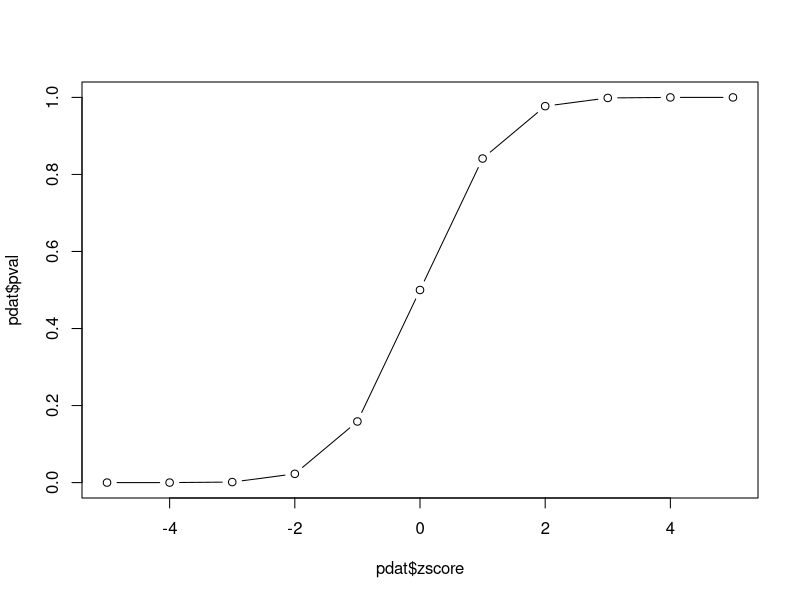
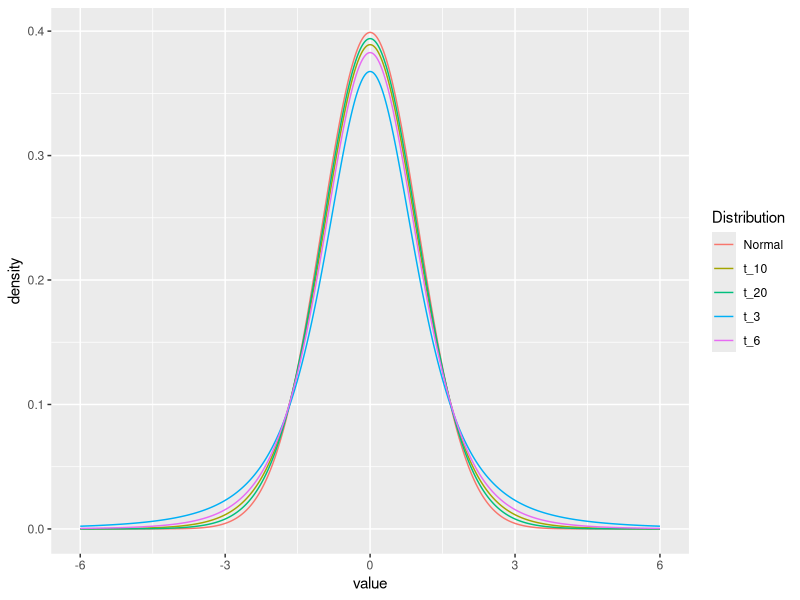
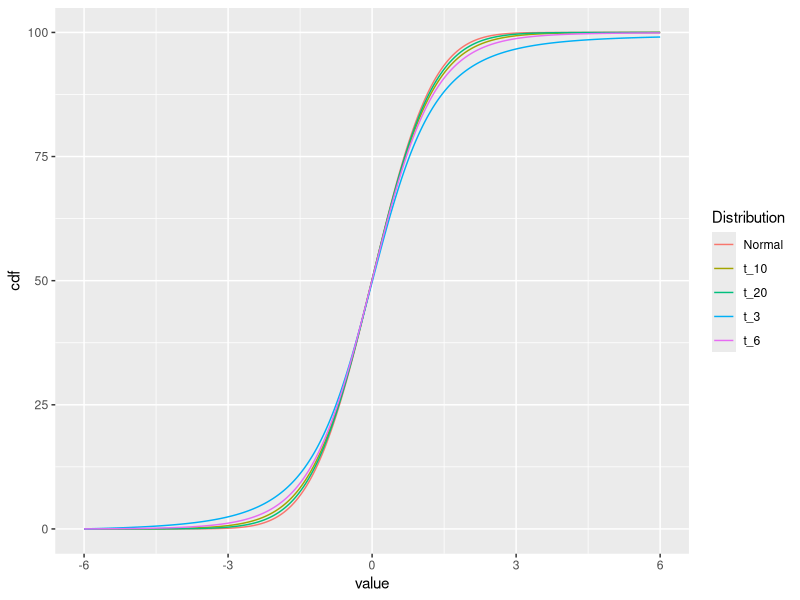
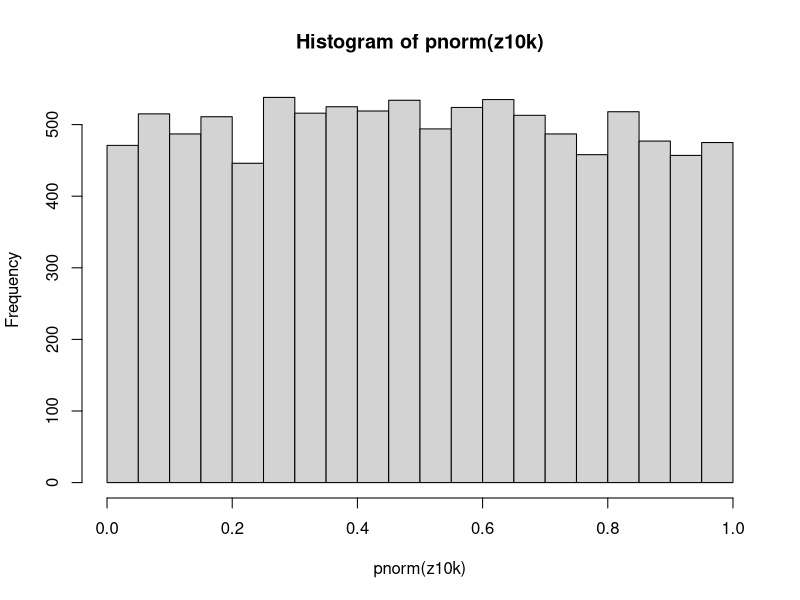
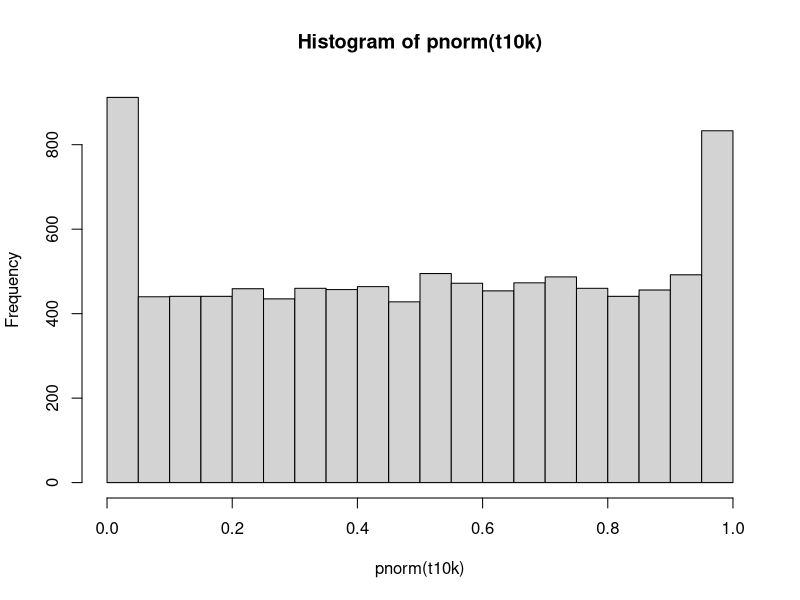
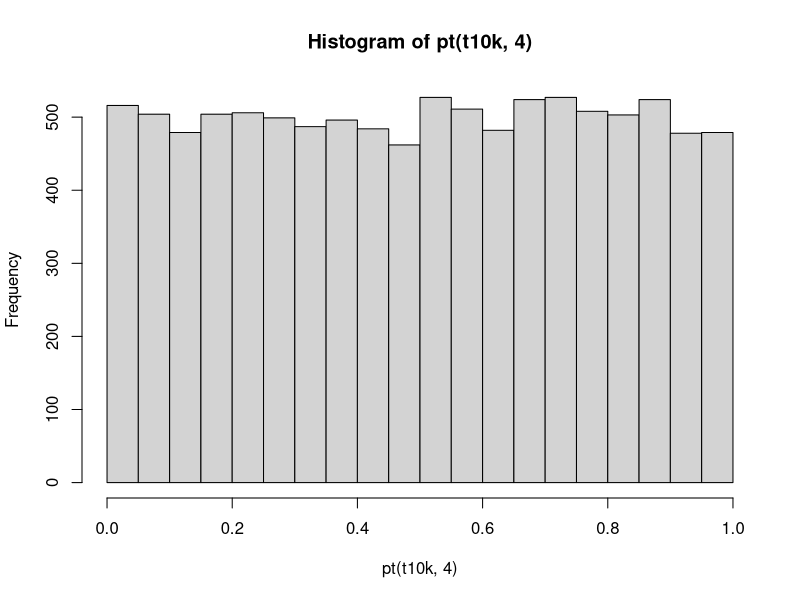
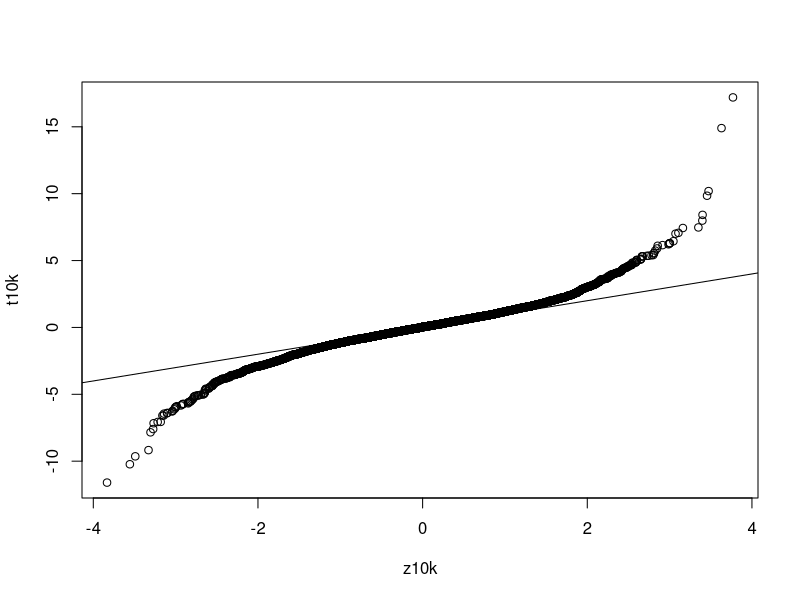

The R source for these figures, in order:
## ---- chunk 1
zscore <- seq(-5, 5, 1)
## ---- chunk 2
pdat <- data.frame(
    zscore = zscore,
    pval   = pnorm(zscore, 0, 1)
)
pdat
## ---- chunk 3
plot(pdat$zscore, pdat$pval, type = 'b')
## ---- chunk 4
twosidedpnorm <- function(x, mu = 0, sd = 1) {
    2 * pnorm(abs(x), mu, sd, lower.tail = FALSE)
}
## ---- chunk 5
twosidedpnorm(2)
twosidedpnorm(3)
## ---- chunk 6
library(dplyr)
library(ggplot2)
t_values <- seq(-6, 6, 0.01)
tdens <- data.frame(
    value  = t_values,
    t_3    = dt(t_values, 3),
    t_6    = dt(t_values, 6),
    t_10   = dt(t_values, 10),
    t_20   = dt(t_values, 20),
    Normal = dnorm(t_values)
) |>
    tidyr::pivot_longer(-value, names_to = "Distribution", values_to = "density")
ggplot(tdens, aes(x = value, y = density, color = Distribution)) +
    geom_line()
## ---- chunk 7
tcdf <- tdens |>
    group_by(Distribution) |>
    arrange(value) |>
    mutate(cdf = cumsum(density))
ggplot(tcdf, aes(x = value, y = cdf, color = Distribution)) +
    geom_line()
## ---- chunk 8
set.seed(5432)
samp <- rnorm(5, mean = 0.5)
z <- sqrt(length(samp)) * mean(samp)  # simplifying assumption: sigma = 1, mu = 0
## ---- chunk 9
pnorm(z, lower.tail = FALSE)
## ---- chunk 10
ts <- sqrt(length(samp)) * mean(samp) / sd(samp)
pnorm(ts, lower.tail = FALSE)                      # wrong: treats the estimate as known
pt(ts, df = length(samp) - 1, lower.tail = FALSE)  # right: accounts for the estimate
## ---- chunk 11
zf <- function(n) {
    samp <- rnorm(n)
    sqrt(length(samp)) * mean(samp) / 1  # simplifying assumption: sigma = 1, mu = 0
}
## ---- chunk 12
zf(5)
## ---- chunk 13
z10k <- replicate(10000, zf(5))
hist(pnorm(z10k))
## ---- chunk 14
tf <- function(n) {
    samp <- rnorm(n)
    # use the sample standard deviation, since we "don't know" the population one
    sqrt(length(samp)) * mean(samp) / sd(samp)
}
## ---- chunk 15
t10k <- replicate(10000, tf(5))
hist(pnorm(t10k))
## ---- chunk 16
hist(pt(t10k, 4))
## ---- chunk 17
qqplot(z10k, t10k)
abline(0, 1)
## ---- chunk 18
x <- rnorm(20, 1)
# small sample: just the first 5 values
t.test(x[1:5])
## ---- chunk 19
t.test(x[1:20])
## ---- chunk 20
x <- rnorm(10, 0.5)
y <- rnorm(10, -0.5)
t.test(x, y)
## ---- chunk 21
tdat <- data.frame(
    value = c(x, y),
    group = as.factor(rep(c('g1', 'g2'), each = 10))
)
tdat
## ---- chunk 22
t.test(value ~ group, data = tdat)
## ---- chunk 23
t.test(value ~ group, data = tdat, var.equal = TRUE)
## ---- chunk 24
res <- lm(value ~ group, data = tdat)
summary(res)
## ---- chunk 25
power.t.test(n = 5, delta = 1, sd = 1, sig.level = 0.05)
## ---- chunk 26
power.t.test(n = 5, delta = 1, sd = 1,
             sig.level = 0.05, type = 'one.sample')$power
## ---- chunk 27
names(power.t.test(n = 5, delta = 1, sd = 1,
             sig.level = 0.05, type = 'one.sample'))
# or
str(power.t.test(n = 5, delta = 1, sd = 1,
             sig.level = 0.05, type = 'one.sample'))
## ---- chunk 28
power.t.test(delta = 1, sd = 1, sig.level = 0.05, power = 0.8, type = "one.sample")
## ---- chunk 29
sim_t_test_pval <- function(n = 5, delta = 1, sd = 1, sig.level = 0.05) {
    x <- rnorm(n, delta, sd)
    t.test(x)$p.value <= sig.level
}
pow <- mean(replicate(1000, sim_t_test_pval()))
pow
## ---- chunk 30
power.t.test(n = 5, delta = 1, sd = 1, sig.level = 0.05, type = 'one.sample')$power
mean(replicate(1000, sim_t_test_pval(n = 5, delta = 1, sd = 1, sig.level = 0.05)))
## ---- chunk 31
   twosidedpnorm(1.96)
## ---- chunk 32
   2 * pt(2.5, df = 4,  lower.tail = FALSE)
   2 * pt(2.5, df = 30, lower.tail = FALSE)
## ---- chunk 33
   set.seed(11)
   before <- rnorm(8, 10, 2)
   after  <- before + rnorm(8, 1, 0.5)  # a real, consistent bump per patient
## ---- chunk 34
   t.test(after, before, paired = TRUE)
   t.test(after, before, paired = FALSE)
## ---- chunk 35
   power.t.test(delta = 0.5,  sd = 1, sig.level = 0.05, power = 0.8, type = "one.sample")$n
   power.t.test(delta = 0.25, sd = 1, sig.level = 0.05, power = 0.8, type = "one.sample")$n
